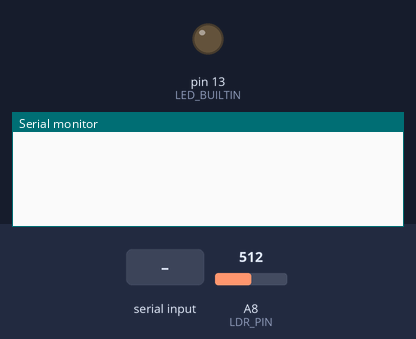
Recording of a sketch running on a simulated Arduino Mega 2560, built with avr-gcc and run on an emulated ATmega2560. Shown: output pins drawn as LEDs (lit = HIGH), the last lines printed to the serial monitor. The test bench sets the inputs (shaded band); at power-on: A8 (LDR_PIN) = 512.

Above: at 1.2 s.
1.3 s: "r" received over Serial
At 2.6 s:
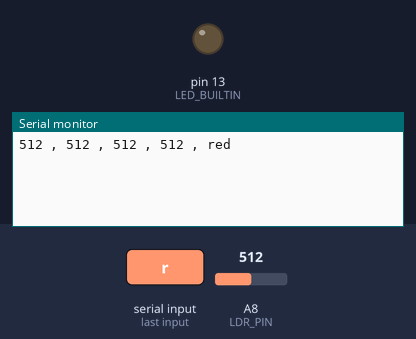
2.9 s: "g" received over Serial
At 3.8 s:
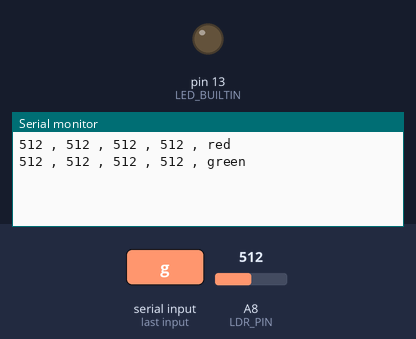
4.5 s: "b" received over Serial
At 5.0 s:
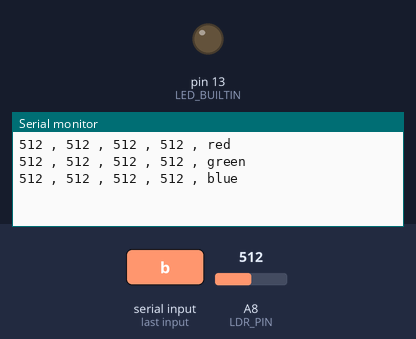

Measured:
- after the input at 1.3 s, the serial monitor: prints a new line after 0.12 s (image 1)
- after the input at 2.9 s, the serial monitor: prints a new line after 0.12 s (image 2)
- after the input at 4.5 s, the serial monitor: prints a new line after 0.12 s (image 3)

The sketch:

GeradorDeDados.ino
```cpp
// Pinos dos LEDs
#define RED_PIN    23 // Fio vermelho
#define GREEN_PIN  25 // Fio azul
#define BLUE_PIN   27 // Fio laranja; Fio marrom é o terra

#define LDR_PIN    A8 // VCC=vermelho, GND=marrom, SIG(A0)=amarelo


char input;

void setup  (){
  Serial.begin(115200);
  pinMode(LED_BUILTIN, OUTPUT);
}

void loop(){
  String virg = " , ";
  String label;

  while(Serial.available() <= 0){}

  input = (char)Serial.read(  );
  Serial.flush();

  if(input == 'r' || input == 'R' ){
    label = "red";
  }
  else if(input == 'g' || input == 'G' ){
    label = "green";
  }
  else if(input == 'b' || input == 'B' ){
    label = "blue";
  }
  else if(input == 'y' || input == 'Y' ){
    label = "yellow";
  }
  else if(input == 'd' || input == 'D' ){
    label = "black";
  }
  else{
    Serial.print(input);
    Serial.println(" Deu ruim");
    return;
  }

  /* FAZ LEITURAS */

  digitalWrite(RED_PIN,    LOW);
  digitalWrite(GREEN_PIN,  LOW);
  digitalWrite(BLUE_PIN,   LOW);
  delay(30);
  int environmentBrightness = analogRead(LDR_PIN);
  digitalWrite(RED_PIN,    HIGH);
  digitalWrite(GREEN_PIN,  LOW);
  digitalWrite(BLUE_PIN,   LOW);
  delay(30);
  int redReflected  = analogRead(LDR_PIN);
  digitalWrite(RED_PIN,    LOW);
  digitalWrite(GREEN_PIN,  LOW);
  digitalWrite(BLUE_PIN,   HIGH);
  delay(30);
  int blueReflected = analogRead(LDR_PIN);
  digitalWrite(RED_PIN,    LOW);
  digitalWrite(GREEN_PIN,  HIGH);
  digitalWrite(BLUE_PIN,   LOW);
  delay(30);
  int greenReflected  = analogRead(LDR_PIN);


  Serial.println(
    environmentBrightness + virg +
    redReflected + virg +
    blueReflected + virg +
    greenReflected + virg +
    label
    );

  input = '\t';
  delay(300);

}
```
